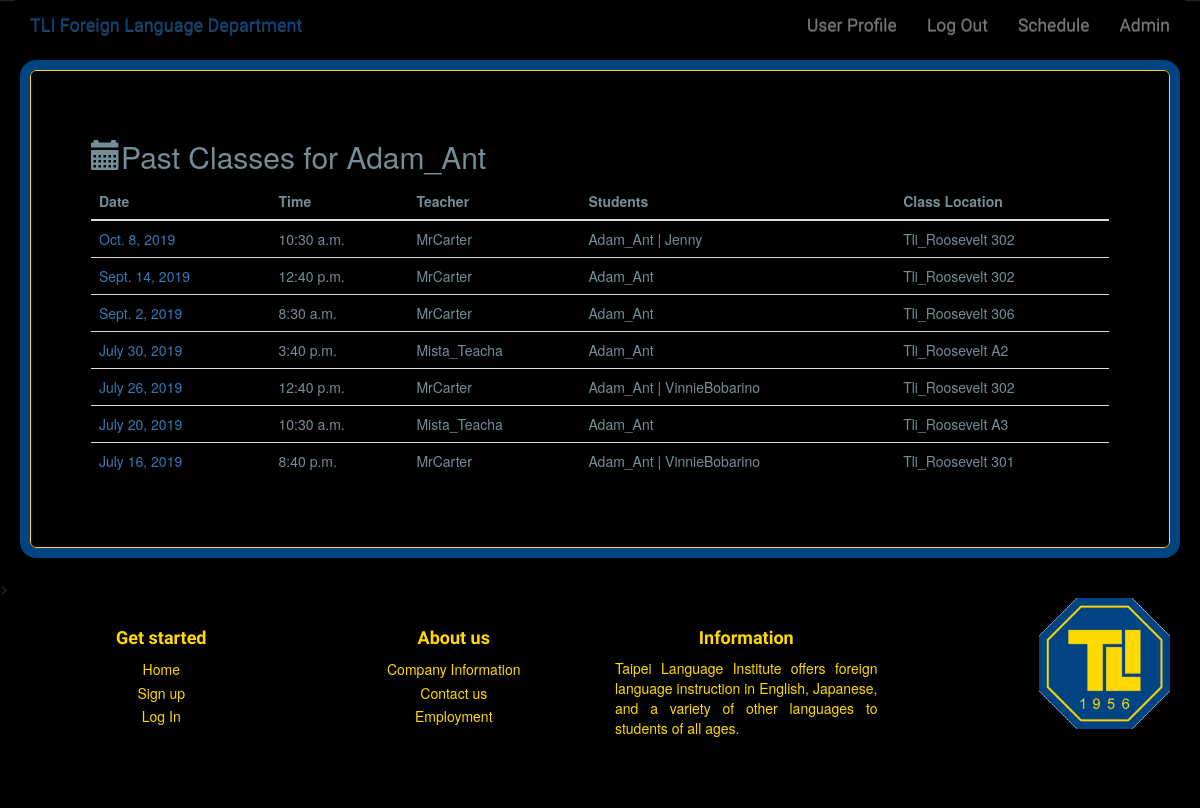
Screenshot of /student-classes/student_past_all/ (signed in) with the database file from the repository.
### student_classes/models.py (models this page shows, shortened)
class StudentClass(models.Model):
    custom_query = StudentClassManager()
    objects = models.Manager()
    student_scheduled = models.ManyToManyField(Profile, limit_choices_to={'student': True}, related_name='student_scheduled')
    scheduled_date = models.DateField(blank=True, null=True)
    scheduled_time = models.TimeField(blank=True, null=True)
    schedule_time_finish = models.TimeField(blank=True, null=True)
    slug = models.SlugField(max_length=50, blank=True, null=True)
    def students_scheduled(self):
        return self.student_scheduled.all()
    class Meta:
        verbose_name_plural = 'Student Classes'

class TeacherClass(models.Model):
    objects = models.Manager()
    custom_query = TeacherClassManager()
    student_class = models.OneToOneField(StudentClass, on_delete=models.CASCADE, primary_key=True)
    teacher_scheduled = models.ForeignKey(Profile, limit_choices_to={'teacher': True}, null=True, blank=True,
                                          related_name='teacher_scheduled')
    hours_billed = models.DecimalField(max_digits=3, decimal_places=2, null=True, blank=True)
    custom_billing = models.ForeignKey(TeacherCustomBillingRates, null=True, blank=True)
    class Meta:
        verbose_name_plural = 'Teacher Classes'

class ClassInformation(models.Model):
    student_class = models.OneToOneField(StudentClass, on_delete=models.CASCADE, primary_key=True)
    location = models.ForeignKey(ClassLocation, blank=True, null=True)
    class_status = models.CharField(max_length=300, choices=CLASS_STATUS, default='scheduled')
    teacher_attended = models.BooleanField(default=False)
    students_in_attendance = models.ManyToManyField(User, related_name='students_in_attendance', blank=True)
    student_attended = models.BooleanField(default=False)
    class_content = models.TextField(editable=True, default='', blank=True)
    absence_request_reason = models.TextField(editable=True, default='', blank=True)
    student_billing_account = models.ForeignKey(StudentBilling, null=True, blank=True)
    class Meta:
        verbose_name_plural = 'Class Information'

### accounts/models.py (models this page shows)
class Profile(models.Model):
    custom_query = ProfileManager()
    objects = models.Manager()
    user = models.OneToOneField(settings.AUTH_USER_MODEL)
    contact_email = models.EmailField(max_length=200, null=True, blank=True)
    surname = models.CharField(max_length=120, null=True, blank=True)
    given_name = models.CharField(max_length=120, null=True, blank=True)
    teacher = models.BooleanField(default=False)
    student = models.BooleanField(default=False)
    course_content_preferences = models.TextField(editable=True, default='', blank=True)
    other_personal_information = models.TextField(editable=True, default='', blank=True)
    def __str__(self):
        return self.user.username

### class_locations/models.py (models this page shows)
class ClassLocation(models.Model):
    location_name = models.CharField(max_length=200)
    address_line_1 = models.CharField(max_length=120)
    address_line_2 = models.CharField(max_length=120)
    classroom = models.CharField(max_length=10, default='', null=True, blank=True)
    district = models.CharField(max_length=120, choices=DISTRICTS)
    city = models.CharField(max_length=120, choices=CITIES)
    contact_name = models.CharField(max_length=120, null=True, blank=True)
    contact_phone = models.CharField(max_length=10, null=True, blank=True, validators=[
        RegexValidator(regex='^\d{10}$', message='Length has to be 10', code='Invalid number')])
    contact_phone_extension = models.CharField(max_length=5, null=True, blank=True)
    other_information = models.TextField(editable=True, default='', blank=True)
    def __str__(self):
        return "{}  {}".format(self.location_name, self.classroom)

### student_classes/views.py (the view)
def past_classes_list_view(request):
    current_user = request.user
    current_student_profile = Profile.objects.get(user=current_user)
    current_student_schedule = []
    schedule_list = StudentClass.custom_query.past_classes()
    for scheduled_date in schedule_list:
        if current_student_profile in scheduled_date.students_scheduled():
            current_student_schedule.append(scheduled_date)
    context = {
        'heading': "Past Classes",
        'student_schedule_query': current_student_schedule,
        'user_student': current_user,
    }
    template = "student_classes/scheduled-class-list-view.html"
    return render(request, template, context)

### student_classes/models.py (called while the page is built)
def schedule_date_list(list_of_classes):
    return list_of_classes.scheduled_date

    def past_classes(self):
        yesterday = datetime.date.today() - datetime.timedelta(days=1)
        past_classes = [scheduled_class for scheduled_class in self.get_queryset() if scheduled_class.scheduled_date <= yesterday]
        past_classes.sort(key=schedule_date_list, reverse=True)
        return past_classes

### student_classes/templates/student_classes/scheduled-class-list-view.html
{% extends "base.html" %}
{% block content %}
<h2><span class="glyphicon glyphicon-calendar"></span>{{ heading }} for {{ user_student }}</h2>
    <table class="table table-dark">
        <thead>
            <tr>
              <th scope="col">Date</th>
              <th scope="col">Time</th>
              <th scope="col">Teacher</th>
              <th scope="col">Students</th>
              <th scope="col">Class Location</th>
            </tr>
        </thead>
          <tbody>
          {% for date in student_schedule_query %}
            <tr>
                <td><a href="/student-classes/{{ date.id }}">{{ date.scheduled_date }}</a></td>
              <td>{{ date.scheduled_time }}</td>
              <td>{{ date.teacherclass.teacher_scheduled }}</td>
              <td>{% for student in date.student_scheduled.all %}
                    {% if forloop.counter > 1 %}| {% endif %}
                    {{ student }}
                  {% endfor %}
              </td>
              <td>{% if date.classinformation.location != None %}{{ date.classinformation.location|title }}{% endif %}</td>
            </tr>
          {% endfor %}
          </tbody>
    </table>
{% endblock %}

### rows the page displays
StudentClass: scheduled_date "Oct. 8, 2019", scheduled_time "10:30 a.m.", teacherclass.teacher_scheduled "MrCarter", classinformation.location "Tli_Roosevelt 302"
Profile: user.username "Adam_Ant"
Profile: user.username "Jenny"
StudentClass: scheduled_date "Sept. 14, 2019", scheduled_time "12:40 p.m.", teacherclass.teacher_scheduled "MrCarter", classinformation.location "Tli_Roosevelt 302"
StudentClass: scheduled_date "Sept. 2, 2019", scheduled_time "8:30 a.m.", teacherclass.teacher_scheduled "MrCarter", classinformation.location "Tli_Roosevelt 306"
StudentClass: scheduled_date "July 30, 2019", scheduled_time "3:40 p.m.", teacherclass.teacher_scheduled "Mista_Teacha", classinformation.location "Tli_Roosevelt A2"
StudentClass: scheduled_date "July 26, 2019", scheduled_time "12:40 p.m.", teacherclass.teacher_scheduled "MrCarter", classinformation.location "Tli_Roosevelt 302"
Profile: user.username "VinnieBobarino"
StudentClass: scheduled_date "July 20, 2019", scheduled_time "10:30 a.m.", teacherclass.teacher_scheduled "Mista_Teacha", classinformation.location "Tli_Roosevelt A3"
StudentClass: scheduled_date "July 16, 2019", scheduled_time "8:40 p.m.", teacherclass.teacher_scheduled "MrCarter", classinformation.location "Tli_Roosevelt 301"

### other values shown
{{ heading }} "Past Classes"
{{ user_student }} "Adam_Ant"
